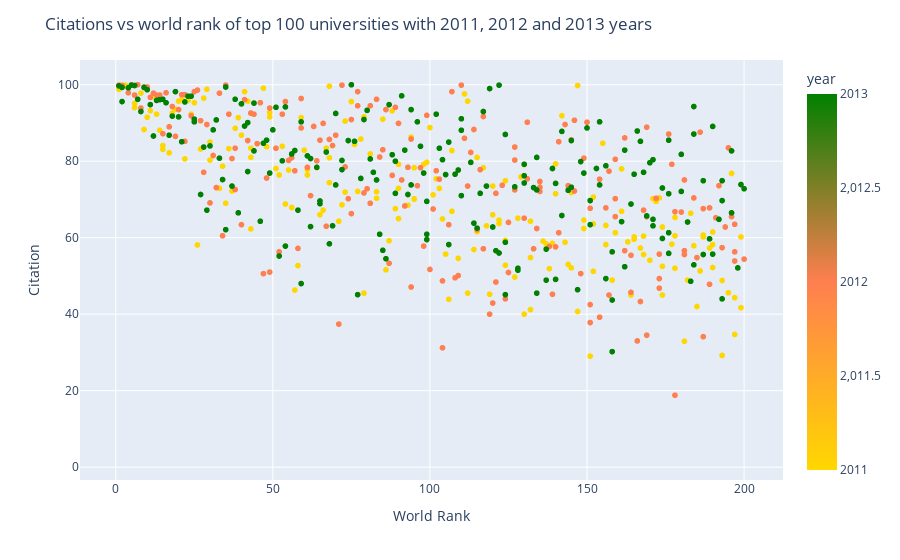

Source (notebook cell):
### Code cell
# Step 1: Create the traces of the plots
fig = px.scatter(df_years, x="world_rank", y="citations", color='year',
                color_continuous_scale= ['gold', 'coral', 'green'])
   
    
 # Step 2: Update the layout of the plot

fig.update_layout(title_text='Citations vs world rank of top 100 universities with 2011, 2012 and 2013 years')

# axes styling
fig.update_xaxes(title= 'World Rank',ticklen= 150,zeroline= False)
fig.update_yaxes(title= 'Citation',ticklen= 5,zeroline= False)   
    
#fig.update_layout(coloraxis_showscale=False)
fig.show()

### Figure 1 — Plotly figure (JSON) as saved in the notebook; plotly's stock layout.template omitted (floating-point values rounded to 4 significant figures; data arrays with more than 128 entries replaced by an {"elided": "..."} marker saying what was removed)
{"data": [{"hovertemplate": "world_rank=%{x}<br>citations=%{y}<br>year=%{marker.color}<extra></extra>", "legendgroup": "", "marker": {"color": {"elided": "1002 int values"}, "coloraxis": "coloraxis", "symbol": "circle"}, "mode": "markers", "name": "", "showlegend": false, "type": "scattergl", "x": {"elided": "1002 str values"}, "xaxis": "x", "y": {"elided": "1002 float values"}, "yaxis": "y"}], "layout": {"coloraxis": {"colorbar": {"title": {"text": "year"}}, "colorscale": [[0, "gold"], [0.5, "coral"], [1, "green"]]}, "legend": {"tracegroupgap": 0}, "margin": {"t": 60}, "title": {"text": "Citations vs world rank of top 100 universities with 2011, 2012 and 2013 years"}, "xaxis": {"anchor": "y", "domain": [0, 1], "ticklen": 150, "title": {"text": "World Rank"}, "zeroline": false}, "yaxis": {"anchor": "x", "domain": [0, 1], "ticklen": 5, "title": {"text": "Citation"}, "zeroline": false}}}
